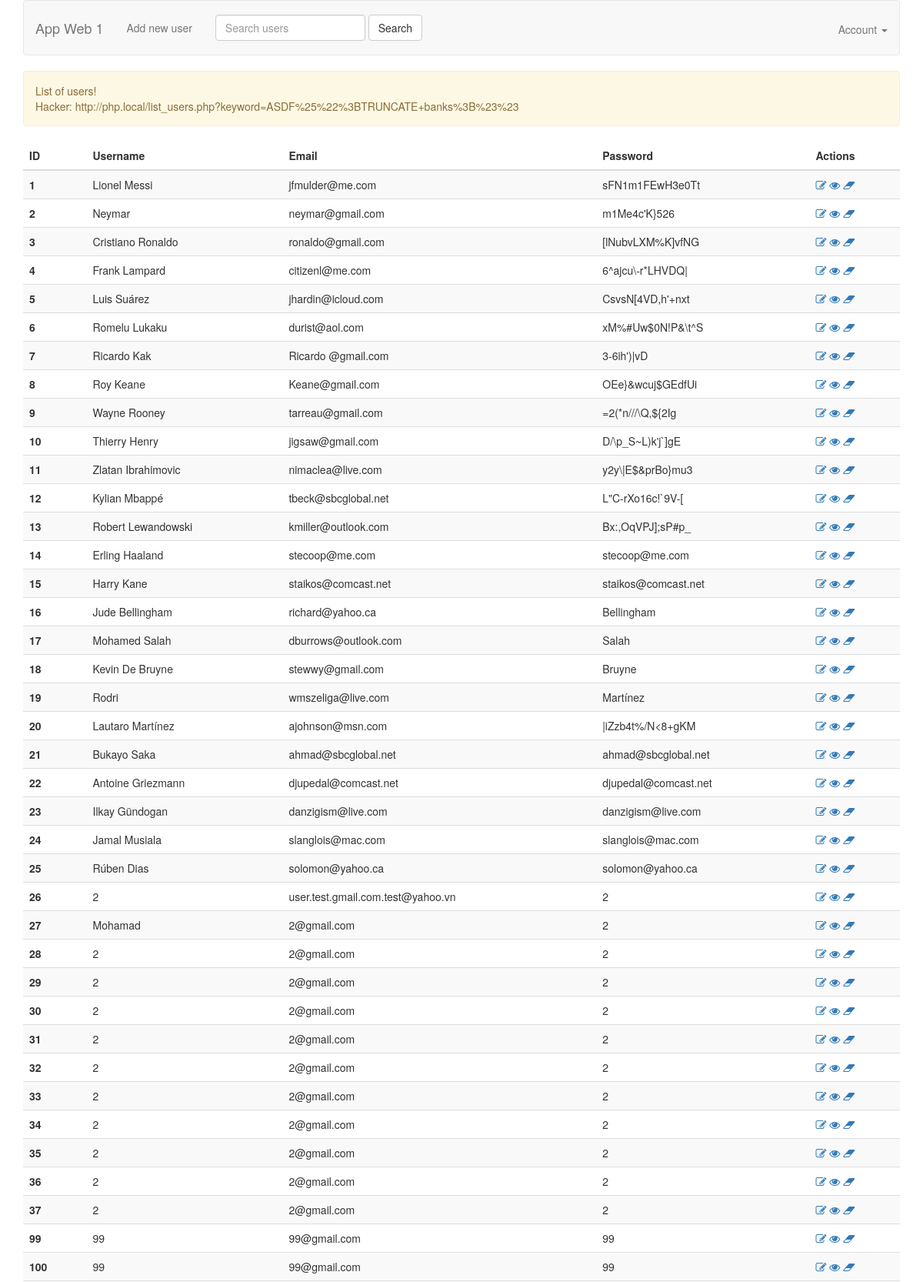
Screenshot of /list_users.php (upper part) with the database file from the repository.
### tables this page shows
CREATE TABLE `users` (
  `user_id` int(11) NOT NULL,
  `user_name` varchar(25) NOT NULL,
  `user_email` varchar(55) NOT NULL,
  `user_pass` varchar(255) NOT NULL,
  `updated_at` datetime DEFAULT NULL,
  `created_at` datetime DEFAULT NULL
);

### models/UserModel.php (called while the page is built, shortened)
<?php
require_once 'BaseModel.php';
class UserModel extends BaseModel {
    public function getUsers($params = []) {
        if (!empty($params['keyword'])) {
            $sql = 'SELECT * FROM users WHERE user_name LIKE "%' . $params['keyword'] .'%"';
            $users = $this->query($sql);
        } else {
            $sql = 'SELECT * FROM users';
            $users = $this->select($sql);
        }
        return $users;
    }
}

### models/BaseModel.php (called while the page is built, shortened)
<?php
abstract class BaseModel {
    protected static $_connection;
    public function __construct() {
        if (!isset(self::$_connection)) {
            self::$_connection = mysqli_connect(DB_HOST, DB_USER, DB_PASSWORD, DB_NAME, DB_PORT);
        }
    }
    protected function query($sql) {
        $result = self::$_connection->query($sql);
        return $result;
    }
    protected function select($sql) {
        $result = $this->query($sql);
        $rows = [];
        if (!empty($result)) {
            while ($row = $result->fetch_assoc()) {
                $rows[] = $row;
            }
        }
        return $rows;
    }
}

### list_users.php (the view, shortened to what this page needs)
<?php
require_once 'models/UserModel.php';
$userModel = new UserModel();
$params = [];
$users = $userModel->getUsers($params);
?>
<!DOCTYPE html>
<html>
<head>
    <?php include 'views/meta.php' ?>
</head>
<body>
    <?php include 'views/header.php'?>
    <div class="container">
        <?php if (!empty($users)) {?>
            <div class="alert alert-warning" role="alert">
                List of users! <br>
                Hacker: http://php.local/list_users.php?keyword=ASDF%25%22%3BTRUNCATE+banks%3B%23%23
            </div>
            <table class="table table-striped">
                <thead>
                    <tr>
                        <th scope="col">ID</th>
                        <th scope="col">Username</th>
                        <th scope="col">Email</th>
                        <th scope="col">Password</th>
                        <th scope="col">Actions</th>
                    </tr>
                </thead>
                <tbody>
                    <?php foreach ($users as $user) {?>
                        <tr>
                            <th scope="row"><?php echo $user['user_id']?></th>
                            <td>
                                <?php echo $user['user_name']?>
                            </td>
                            <td>
                                <?php echo $user['user_email']?>
                            </td>
                            <td>
                                <?php echo $user['user_pass']?>
                            </td>
                            <td>
                                <a href="form_user.php?id=<?php echo $user['user_id'] ?>">
                                    <i class="fa fa-pencil-square-o" aria-hidden="true" title="Update"></i>
                                </a>
                                <a href="view_user.php?id=<?php echo $user['user_id'] ?>">
                                    <i class="fa fa-eye" aria-hidden="true" title="View"></i>
                                </a>
                                <a href="delete_user.php?id=<?php echo $user['user_id'] ?>">
                                    <i class="fa fa-eraser" aria-hidden="true" title="Delete"></i>
                                </a>
                            </td>
                        </tr>
                    <?php } ?>
                </tbody>
            </table>
        <?php }else { ?>
            <div class="alert alert-dark" role="alert">
                This is a dark alert—check it out!
            </div>
        <?php } ?>
    </div>
</body>
</html>

### views/meta.php (shortened to what this page needs)
<link rel="stylesheet" type="text/css" href="public/css/styles.css">
<link rel="stylesheet" type="text/css" href="public/css/bootstrap.min-3.3.7.css">
<link rel="stylesheet" type="text/css" href="public/css/font-awesome.min-4.6.3.css">

### views/header.php (shortened to what this page needs)
<?php
$keyword = '';
?>
<div class="container">
    <nav class="navbar navbar-icon-top navbar-default">
            <div class="navbar-header">
                <a class="navbar-brand" href="list_users.php">App Web 1</a>
            </div>
            <div class="collapse navbar-collapse" id="bs-example-navbar-collapse-1">
                <ul class="nav navbar-nav">
                    <li><a href="form_user.php">Add new user</a></li>
                </ul>
                <form class="navbar-form navbar-left">
                    <div class="form-group">
                        <input type="text" name="keyword" class="form-control" placeholder="Search users"
                               value="<?php echo $keyword ?>"
                        >
                    </div>
                    <button type="submit" class="btn btn-default">Search</button>
                </form>
                <ul class="nav navbar-nav navbar-right">
                    <li class="dropdown">
                        <a href="#" class="dropdown-toggle" data-toggle="dropdown" role="button" aria-haspopup="true" aria-expanded="false">
                            Account <span class="caret"></span>
                        </a>
                    </li>
                </ul>
            </div>
    </nav>
</div>

### public/css/styles.css (style rules this page uses)
.btn { padding: 10px; font-size: 15px; color: white; background: #5F9EA0; border: none; border-radius: 5px; }
@media (min-width: 768px) { .navbar-icon-top .navbar-brand { padding: 25px 15px; } }
@media (min-width: 768px) { .navbar-icon-top .navbar-btn, .navbar-icon-top .navbar-form { margin-top: 18px; margin-bottom: 18px; } }
@media (min-width: 768px) { .navbar-icon-top .navbar-nav>li>a { text-align: center; display: table-cell; height: 70px; vertical-align: middle; padding-top: 0; padding-bottom: 0; } }

### rows the page displays
users: user_id "1", user_name "Lionel Messi", user_email "jfmulder@me.com", user_pass "sFN1m1FEwH3e0Tt"
users: user_id "2", user_name "Neymar", user_email "neymar@gmail.com", user_pass "m1Me4c'K}526"
users: user_id "3", user_name "Cristiano Ronaldo", user_email "ronaldo@gmail.com", user_pass "[lNubvLXM%K]vfNG"
users: user_id "4", user_name "Frank Lampard", user_email "citizenl@me.com", user_pass "6^ajcu\\-r*LHVDQ|"
users: user_id "5", user_name "Luis Suárez", user_email "jhardin@icloud.com", user_pass "CsvsN[4VD,h'+nxt"
users: user_id "6", user_name "Romelu Lukaku", user_email "durist@aol.com", user_pass "xM%#Uw$0N!P&\\t^S"
users: user_id "7", user_name "Ricardo Kak", user_email "Ricardo @gmail.com", user_pass "3-6ih')|vD"
users: user_id "8", user_name "Roy Keane", user_email "Keane@gmail.com", user_pass "OEe}&wcuj$GEdfUi"
users: user_id "9", user_name "Wayne Rooney", user_email "tarreau@gmail.com", user_pass "=2(*n///\\Q,${2Ig"
users: user_id "10", user_name "Thierry Henry", user_email "jigsaw@gmail.com", user_pass "D/\\p_S~L)k'j`]gE"
users: user_id "11", user_name "Zlatan Ibrahimovic", user_email "nimaclea@live.com", user_pass "y2y\\|E$&prBo}mu3"
users: user_id "12", user_name "Kylian Mbappé", user_email "tbeck@sbcglobal.net", user_pass "L\"C-rXo16c!`9V-["
users: user_id "13", user_name "Robert Lewandowski", user_email "kmiller@outlook.com", user_pass "Bx:,OqVPJ];sP#p_"
users: user_id "14", user_name "Erling Haaland", user_email "stecoop@me.com", user_pass "stecoop@me.com"
users: user_id "15", user_name "Harry Kane", user_email "staikos@comcast.net", user_pass "staikos@comcast.net"
users: user_id "16", user_name "Jude Bellingham", user_email "richard@yahoo.ca", user_pass "Bellingham"
users: user_id "17", user_name "Mohamed Salah", user_email "dburrows@outlook.com", user_pass "Salah"
users: user_id "18", user_name "Kevin De Bruyne", user_email "stewwy@gmail.com", user_pass "Bruyne"
users: user_id "19", user_name "Rodri", user_email "wmszeliga@live.com", user_pass "Martínez"
users: user_id "20", user_name "Lautaro Martínez", user_email "ajohnson@msn.com", user_pass "|iZzb4t%/N<8+gKM"
users: user_id "21", user_name "Bukayo Saka", user_email "ahmad@sbcglobal.net", user_pass "ahmad@sbcglobal.net"
users: user_id "22", user_name "Antoine Griezmann", user_email "djupedal@comcast.net", user_pass "djupedal@comcast.net"
users: user_id "23", user_name "Ilkay Gündogan", user_email "danzigism@live.com", user_pass "danzigism@live.com"
users: user_id "24", user_name "Jamal Musiala", user_email "slanglois@mac.com", user_pass "slanglois@mac.com"
users: user_id "25", user_name "Rúben Dias", user_email "solomon@yahoo.ca", user_pass "solomon@yahoo.ca"
users: user_id "26", user_name "2", user_email "user.test.gmail.com.test@yahoo.vn", user_pass "2"
users: user_id "27", user_name "Mohamad", user_email "2@gmail.com", user_pass "2"
users: user_id "28", user_name "2", user_email "2@gmail.com", user_pass "2"
users: user_id "29", user_name "2", user_email "2@gmail.com", user_pass "2"
users: user_id "30", user_name "2", user_email "2@gmail.com", user_pass "2"
users: user_id "31", user_name "2", user_email "2@gmail.com", user_pass "2"
users: user_id "32", user_name "2", user_email "2@gmail.com", user_pass "2"
users: user_id "33", user_name "2", user_email "2@gmail.com", user_pass "2"
users: user_id "34", user_name "2", user_email "2@gmail.com", user_pass "2"
users: user_id "35", user_name "2", user_email "2@gmail.com", user_pass "2"
users: user_id "36", user_name "2", user_email "2@gmail.com", user_pass "2"
users: user_id "37", user_name "2", user_email "2@gmail.com", user_pass "2"
users: user_id "99", user_name "99", user_email "99@gmail.com", user_pass "99"
users: user_id "100", user_name "99", user_email "99@gmail.com", user_pass "99"
